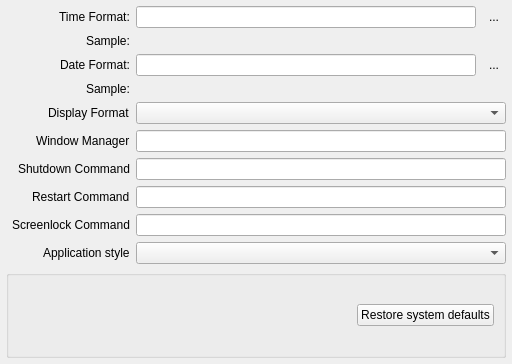
<?xml version="1.0" encoding="UTF-8"?>
<ui version="4.0">
 <class>page_session_options</class>
 <widget class="QWidget" name="page_session_options">
  <property name="geometry">
   <rect>
    <x>0</x>
    <y>0</y>
    <width>512</width>
    <height>364</height>
   </rect>
  </property>
  <property name="windowTitle">
   <string>Form</string>
  </property>
  <layout class="QGridLayout" name="gridLayout">
   <property name="leftMargin">
    <number>6</number>
   </property>
   <property name="topMargin">
    <number>6</number>
   </property>
   <property name="rightMargin">
    <number>6</number>
   </property>
   <property name="bottomMargin">
    <number>6</number>
   </property>
   <item row="3" column="0" colspan="2">
    <widget class="QGroupBox" name="groupBox_2">
     <property name="font">
      <font>
       <weight>50</weight>
       <bold>false</bold>
      </font>
     </property>
     <property name="title">
      <string/>
     </property>
     <layout class="QHBoxLayout" name="horizontalLayout_20">
      <item>
       <spacer name="horizontalSpacer_18">
        <property name="orientation">
         <enum>Qt::Horizontal</enum>
        </property>
        <property name="sizeHint" stdset="0">
         <size>
          <width>40</width>
          <height>20</height>
         </size>
        </property>
       </spacer>
      </item>
      <item>
       <widget class="QPushButton" name="push_session_resetSysDefaults">
        <property name="text">
         <string>Restore system defaults</string>
        </property>
        <property name="icon">
         <iconset theme="view-refresh"/>
        </property>
       </widget>
      </item>
     </layout>
    </widget>
   </item>
   <item row="0" column="1" rowspan="2">
    <layout class="QFormLayout" name="formLayout_3">
     <property name="fieldGrowthPolicy">
      <enum>QFormLayout::AllNonFixedFieldsGrow</enum>
     </property>
     <property name="labelAlignment">
      <set>Qt::AlignRight|Qt::AlignTrailing|Qt::AlignVCenter</set>
     </property>
     <item row="0" column="0">
      <widget class="QLabel" name="label_24">
       <property name="text">
        <string>Time Format:</string>
       </property>
      </widget>
     </item>
     <item row="0" column="1">
      <layout class="QHBoxLayout" name="horizontalLayout_3">
       <item>
        <widget class="QLineEdit" name="line_session_time"/>
       </item>
       <item>
        <widget class="QToolButton" name="tool_help_time">
         <property name="toolTip">
          <string>View format codes</string>
         </property>
         <property name="text">
          <string notr="true">...</string>
         </property>
         <property name="icon">
          <iconset theme="help-about"/>
         </property>
         <property name="autoRaise">
          <bool>true</bool>
         </property>
        </widget>
       </item>
      </layout>
     </item>
     <item row="1" column="0">
      <widget class="QLabel" name="label_28">
       <property name="text">
        <string>Sample:</string>
       </property>
      </widget>
     </item>
     <item row="1" column="1">
      <widget class="QLabel" name="label_session_timesample">
       <property name="text">
        <string notr="true"/>
       </property>
       <property name="alignment">
        <set>Qt::AlignCenter</set>
       </property>
      </widget>
     </item>
     <item row="2" column="0">
      <widget class="QLabel" name="label_25">
       <property name="text">
        <string>Date Format:</string>
       </property>
      </widget>
     </item>
     <item row="2" column="1">
      <layout class="QHBoxLayout" name="horizontalLayout_21">
       <item>
        <widget class="QLineEdit" name="line_session_date"/>
       </item>
       <item>
        <widget class="QToolButton" name="tool_help_date">
         <property name="toolTip">
          <string>View format codes</string>
         </property>
         <property name="text">
          <string notr="true">...</string>
         </property>
         <property name="icon">
          <iconset theme="help-about"/>
         </property>
         <property name="autoRaise">
          <bool>true</bool>
         </property>
        </widget>
       </item>
      </layout>
     </item>
     <item row="3" column="0">
      <widget class="QLabel" name="label_29">
       <property name="text">
        <string>Sample:</string>
       </property>
       <property name="alignment">
        <set>Qt::AlignLeading|Qt::AlignLeft|Qt::AlignVCenter</set>
       </property>
      </widget>
     </item>
     <item row="3" column="1">
      <widget class="QLabel" name="label_session_datesample">
       <property name="text">
        <string notr="true"/>
       </property>
       <property name="alignment">
        <set>Qt::AlignCenter</set>
       </property>
      </widget>
     </item>
     <item row="4" column="0">
      <widget class="QLabel" name="label_27">
       <property name="text">
        <string>Display Format</string>
       </property>
      </widget>
     </item>
     <item row="4" column="1">
      <widget class="QComboBox" name="combo_session_datetimeorder"/>
     </item>
     <item row="5" column="0">
      <widget class="QLabel" name="label">
       <property name="text">
        <string>Window Manager</string>
       </property>
      </widget>
     </item>
     <item row="5" column="1">
      <widget class="QLineEdit" name="windowmanager"/>
     </item>
     <item row="6" column="0">
      <widget class="QLabel" name="label_3">
       <property name="text">
        <string>Shutdown Command</string>
       </property>
      </widget>
     </item>
     <item row="7" column="0">
      <widget class="QLabel" name="label_4">
       <property name="text">
        <string>Restart Command</string>
       </property>
      </widget>
     </item>
     <item row="8" column="0">
      <widget class="QLabel" name="label_2">
       <property name="text">
        <string>Screenlock Command</string>
       </property>
      </widget>
     </item>
     <item row="6" column="1">
      <widget class="QLineEdit" name="shutdown_cmd"/>
     </item>
     <item row="7" column="1">
      <widget class="QLineEdit" name="restart_cmd"/>
     </item>
     <item row="8" column="1">
      <widget class="QLineEdit" name="lock_cmd"/>
     </item>
     <item row="9" column="0">
      <widget class="QLabel" name="label_5">
       <property name="text">
        <string>Application style</string>
       </property>
      </widget>
     </item>
     <item row="9" column="1">
      <widget class="QComboBox" name="combo_styles"/>
     </item>
    </layout>
   </item>
  </layout>
 </widget>
 <resources/>
 <connections/>
</ui>
